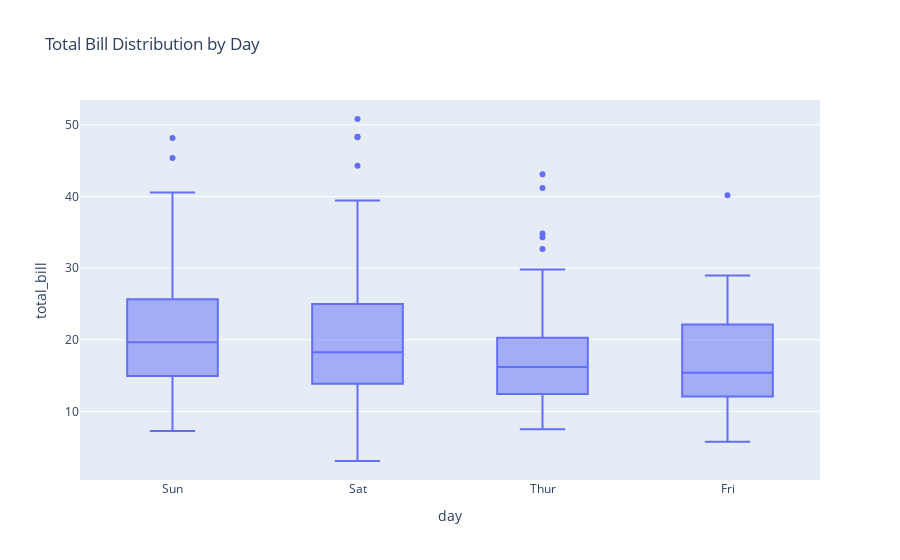

Here is the notebook cell this chart was saved with:
### Code cell
tips_data = px.data.tips()
fig2 = px.box(tips_data, x="day", y="total_bill", title="Total Bill Distribution by Day")
fig2.show()

### Figure 1 — Plotly figure (JSON) as saved in the notebook; plotly's stock layout.template omitted (floating-point values rounded to 4 significant figures; data arrays with more than 128 entries replaced by an {"elided": "..."} marker saying what was removed)
{"data": [{"alignmentgroup": "True", "hovertemplate": "day=%{x}<br>total_bill=%{y}<extra></extra>", "legendgroup": "", "marker": {"color": "#636efa"}, "name": "", "notched": false, "offsetgroup": "", "orientation": "v", "showlegend": false, "type": "box", "x": {"elided": "244 str values"}, "x0": " ", "xaxis": "x", "y": {"elided": "244 float values"}, "y0": " ", "yaxis": "y"}], "layout": {"autosize": true, "boxmode": "group", "legend": {"tracegroupgap": 0}, "title": {"text": "Total Bill Distribution by Day"}, "xaxis": {"anchor": "y", "autorange": true, "domain": [0, 1], "range": [-0.5, 3.5], "title": {"text": "day"}, "type": "category"}, "yaxis": {"anchor": "x", "autorange": true, "domain": [0, 1], "range": [0.4178, 53.46], "title": {"text": "total_bill"}, "type": "linear"}}}
